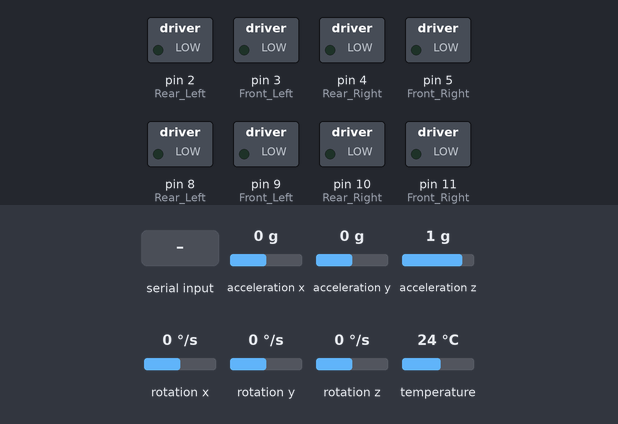
Recording of a sketch running on a simulated Arduino Leonardo, built with avr-gcc and run on an emulated ATmega32U4. Parts: switched loads named in the sketch (green lamp = pin HIGH). The inputs (shaded band) are chosen by the test bench; at power-on: acceleration x 0 g, acceleration y 0 g, acceleration z 1 g, rotation x 0 °/s, rotation y 0 °/s, rotation z 0 °/s, temperature 24 °C. What the sketch prints to the serial monitor is not drawn.

Above: at 1.3 s.
1.4 s: "A\n" received over Serial
At 2.4 s:
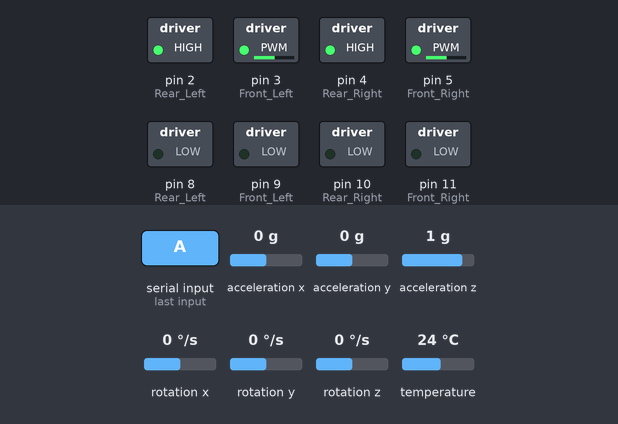
4.2 s: "B\n" received over Serial
At 4.6 s:
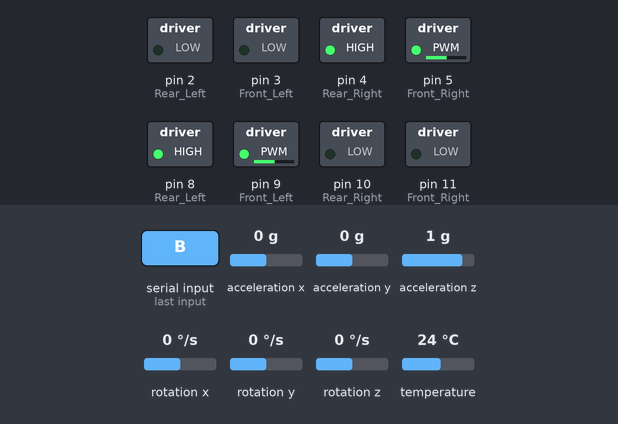
6.2 s: "C\n" received over Serial
At 6.6 s:
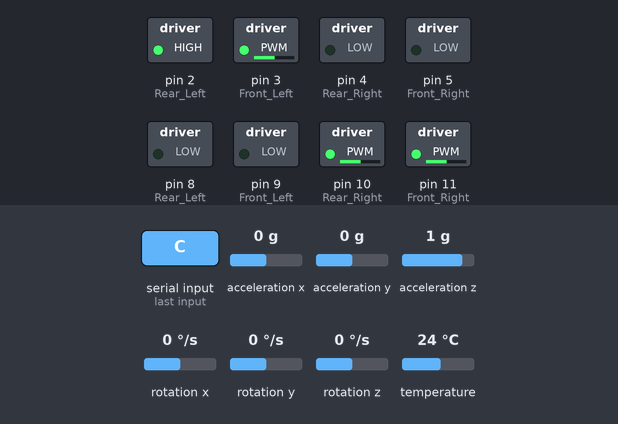
Timing chart, 0 to 9.2 s (numbered marks = the images above; inputs shaded):
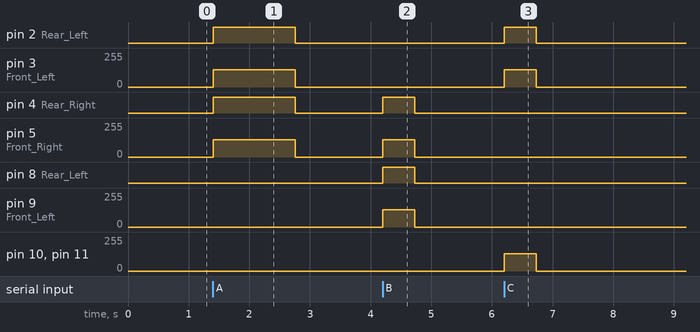

The sketch:

ArduinoMainMovementSmallRobot.ino
```cpp
// Basic demo for accelerometer readings from Adafruit MPU6050

#include <Adafruit_MPU6050.h>
#include <Adafruit_Sensor.h>
#include <Wire.h>

Adafruit_MPU6050 mpu;

void setup(void) {

  // Driving initialization
  // Forward driving
  pinMode(2, OUTPUT);  // Rear Left
  pinMode(3, OUTPUT);  // Front Left
  pinMode(4, OUTPUT);  // Rear Right
  pinMode(5, OUTPUT);  // Front Right
  // Reverse driving
  pinMode(8, OUTPUT);  // Rear Left
  pinMode(9, OUTPUT);  // Front Left
  pinMode(10, OUTPUT); // Rear Right
  pinMode(11, OUTPUT); // Front Right

  // 0:

  Serial.begin(9600);
  /*
  while (!Serial)   // 1/10 of a meter for set distance to go forward
    delay(0.1); // will pause Zero, Leonardo, etc until serial console opens // INITIALLY DELAY 10
  */
  //Serial.println("Adafruit MPU6050 test!");

  // Try to initialize!
  if (!mpu.begin()) {
    //Serial.println("Failed to find MPU6050 chip");
    while (1) {
      delay(0.1); // INITIALLY DELAY 10
    }
  }
  //Serial.println("MPU6050 Found!");

  mpu.setAccelerometerRange(MPU6050_RANGE_8_G);

  //Serial.println("");

  //driveLeft(8,50);
  //stopMoving();

  //CORRECT LOOP SEQUENCE
  //digitalWrite(2, HIGH);
  /*
  driveForward(99);
  stopMoving();
  driveRight(99,50);
  stopMoving();
  driveForward(99);
  stopMoving();
  driveRight(99,50);
  stopMoving();
  driveForward(99);
  stopMoving();
  driveRight(99,50);
  stopMoving();
  driveForward(99);
  stopMoving();
  driveRight(99,50);
  stopMoving();
*/
  //driveForward(99);
  //driveRight(99,50);  // 50% of pi (90 degree) angle
  //driveLeft(99,50);  // 50% of pi (90 degree) angle
  //stopMoving();

  delay(100);
}

void loop() {

  //analogWrite(2, 255);
  // 50-99: Positive speed (50 is 0 or just weak, 99 is highest)
  // 0-49: Negative speed (0 is 0 or just week, 49 is highest)
  // Commands: A is forward, B is right, C is left, D is nothing (empty) can drop the rest of the characters
  // Characters (space in between 1st, 2nd, 3rd)
  // 1st: Command (1 character), 2nd: Speed (2 characters), 3rd: Angle (2 characters)

  delay(10);

  if (Serial.available() > 0) {
    String data = Serial.readStringUntil('\n');
    if (data.substring(0,1) == "A") {
      driveForward(99);
      stopMoving();
      Serial.print("AA 99 00");
    } else if (data.substring(0,1) == "B") {
      driveLeft(99, 50);
      Serial.print("BB 99 50");
      stopMoving();
    } else if (data.substring(0,1) == "C") {
      driveRight(99, 50);
      Serial.print("CC 99 50");
      stopMoving();
    } else if (data.substring(0,1) == "D") {
      stopMoving();
      Serial.print("DD 00 00");
    }
    //stopMoving();
    //Serial.println("Ack");
  }

  /*
  if (serialInput.substring(0,1) == "A") {
    driveForward(serialInput.substring(2,4).toInt());
  } else if (serialInput.substring(0,1) == "B") {
    driveLeft(serialInput.substring(2,4).toInt(), serialInput.substring(5,7).toInt());
  } else if (serialInput.substring(0,1) == "C") {
    driveRight(serialInput.substring(2,4).toInt(), serialInput.substring(5,7).toInt());
  } else if (serialInput.substring(0,1) == "D") {
    stopMoving();
  }
  */
}

int driveForward(int speed){  // 23 inches moved for 350ms (IMU says on average 0.7)
  int pulse = speed;
  int error = 1;
  int timeDelay = 350;
  if (speed >= 50) {
    pulse = ((speed+100)/200) * 255;
    if (pulse < 130) {
      pulse = 130;
    }
    // HIGH all wheels forward
    analogWrite(8, 0);
    analogWrite(9, 0);
    analogWrite(10, 0);
    analogWrite(11, 0);
    analogWrite(2, pulse);
    analogWrite(3, pulse);
    analogWrite(4, pulse);
    analogWrite(5, pulse);
    delay(timeDelay);
    sensors_event_t a, g, temp;
    mpu.getEvent(&a, &g, &temp);
    float dx2 = (a.acceleration.x - 0.44)*timeDelay*timeDelay/1000000 + 0.5*(a.acceleration.x - 0.44)*timeDelay*timeDelay/1000000;
    float dy2 = (a.acceleration.y + 0.66)*timeDelay*timeDelay/1000000 + 0.5*(a.acceleration.y + 0.66)*timeDelay*timeDelay/1000000;
    float d = sqrt(pow(dx2, 2) + pow(dy2, 2));
    /*
    Serial.print("Acceleration X: ");
    Serial.print(a.acceleration.x);
    Serial.print(", Y: ");
    Serial.print(a.acceleration.y);
    Serial.print(", Z: ");
    Serial.print(a.acceleration.z);
    Serial.println("distance x:");
    Serial.println(dx2);
    Serial.println("distance y:");
    Serial.println(dy2);
    Serial.println("total distance:");
    Serial.println(d);
    */
    while (error == 1) {
      if (d < 0.2) {
        error = 1;
        timeDelay = 50; // continue running function for another 50ms
        delay(timeDelay);
      } else {
        error = 0;
      }
      sensors_event_t a, g, temp;
      mpu.getEvent(&a, &g, &temp);
      dx2 = dx2 + ((a.acceleration.x - 0.44)*timeDelay*timeDelay/1000000 + 0.5*(a.acceleration.x - 0.44)*timeDelay*timeDelay/1000000);
      dy2 = dy2 + ((a.acceleration.y + 0.66)*timeDelay*timeDelay/1000000 + 0.5*(a.acceleration.y + 0.66)*timeDelay*timeDelay/1000000);
      d = sqrt(pow(dx2, 2) + pow(dy2, 2));
      /*
      Serial.println("total distance:");
      Serial.println(d);
      */
    }
  }
  if (speed < 50) {
    pulse = (((speed*2)+100)/200) * 255;
    if (pulse < 130) {
      pulse = 130;
    }
    // HIGH all wheels reverse
    analogWrite(2, 0);
    analogWrite(3, 0);
    analogWrite(4, 0);
    analogWrite(5, 0);
    analogWrite(8, pulse);
    analogWrite(9, pulse);
    analogWrite(10, pulse);
    analogWrite(11, pulse);
    delay(timeDelay);
    sensors_event_t a, g, temp;
    mpu.getEvent(&a, &g, &temp);
    float dx2 = (a.acceleration.x - 0.44)*timeDelay*timeDelay/1000000 + 0.5*(a.acceleration.x - 0.44)*timeDelay*timeDelay/1000000;
    float dy2 = (a.acceleration.y + 0.66)*timeDelay*timeDelay/1000000 + 0.5*(a.acceleration.y + 0.66)*timeDelay*timeDelay/1000000;
    float d = sqrt(pow(dx2, 2) + pow(dy2, 2));
    //Serial.println(dx1);
    //Serial.println(dy1);
    /*
    Serial.print("Acceleration X: ");
    Serial.print(a.acceleration.x);
    Serial.print(", Y: ");
    Serial.print(a.acceleration.y);
    Serial.print(", Z: ");
    Serial.print(a.acceleration.z);
    Serial.println("distance x:");
    Serial.println(dx2);
    Serial.println("distance y:");
    Serial.println(dy2);
    Serial.println("total distance:");
    Serial.println(d);
    */
    while (error == 1) {
      if (d < 0.2) {
        error = 1;
        timeDelay = 50; // continue running function for another 50ms
        delay(timeDelay);
      } else {
        error = 0;
      }
      sensors_event_t a, g, temp;
      mpu.getEvent(&a, &g, &temp);
      dx2 = dx2 + ((a.acceleration.x)*timeDelay*timeDelay/1000000 + 0.5*(a.acceleration.x)*timeDelay*timeDelay/1000000);
      dy2 = dy2 + ((a.acceleration.y)*timeDelay*timeDelay/1000000 + 0.5*(a.acceleration.y)*timeDelay*timeDelay/1000000); // Add distance to prior distance traveled
      d = sqrt(pow(dx2, 2) + pow(dy2, 2));
      /*
      Serial.println("total distance:");
      Serial.println(d);
      */
    }

    //Serial.write("done");
    return 0;
  }
}

//float angle
int driveLeft(int speed, float deg) {
  float percentAngle = deg/100;
  int timeDelay = percentAngle * 420; // 290 is the time for a 90 degree turn to occur if pulse is 580
  int pulse = 130;
  if (pulse < 130) {
    pulse = 130;
  }
  int error = 1;
  analogWrite(2, 0);
  analogWrite(3, 0);
  analogWrite(10, 0);
  analogWrite(11, 0);
  analogWrite(4, pulse);
  analogWrite(5, pulse);
  analogWrite(8, pulse);
  analogWrite(9, pulse);
  delay(timeDelay);
  sensors_event_t a, g, temp;
  mpu.getEvent(&a, &g, &temp);
  float testedAngleEnd = sqrt(pow(g.gyro.x + 0.06, 2) + pow(g.gyro.y - 0.01, 2)) * timeDelay / 1000; // Math for angles might be wrong, way to low for #s
  /*
  Serial.print("Rotation X: ");
  Serial.print(g.gyro.x);
  Serial.print(", Y: ");
  Serial.print(g.gyro.y);
  Serial.print("testedAngleEnd");
  Serial.println(testedAngleEnd);
  */
  while (error == 1) {
    if (testedAngleEnd < 0.03) {
      error = 1;
      timeDelay = 50; // continue running function for 50ms to see if angle is fixed
      delay(timeDelay);
    } else {
      error = 0;
    }
    sensors_event_t a, g, temp;
    mpu.getEvent(&a, &g, &temp);
    testedAngleEnd = testedAngleEnd + (sqrt(pow(g.gyro.x + 0.06, 2) + pow(g.gyro.y - 0.01, 2)) * timeDelay / 1000);
    /*
    Serial.print("testedAngleEnd CHECK");
    Serial.println(testedAngleEnd);
    */
  }
  //Serial.write("done");
  return 0;
}

int driveRight(int speed, float deg) { // 100% means 90 degree turn
  float percentAngle = deg/100;
  int timeDelay = percentAngle * 420; // 290 is the time for a 90 degree turn to occur if pulse is 130, 180 degrees for 590 or 100% deg
  int pulse = 130;
  if (pulse < 130) {
    pulse = 130;
  }
  int error = 1;
  analogWrite(4, 0);
  analogWrite(5, 0);
  analogWrite(8, 0);
  analogWrite(9, 0);
  analogWrite(2, pulse);  // pulse would be duty cycle in analogWrite here
  analogWrite(3, pulse);
  analogWrite(10, pulse);
  analogWrite(11, pulse);
  delay(timeDelay);
  sensors_event_t a, g, temp;
  mpu.getEvent(&a, &g, &temp);
  float testedAngleEnd = sqrt(pow(g.gyro.x + 0.06, 2) + pow(g.gyro.y - 0.01, 2)) * timeDelay / 1000;
  /*
  Serial.print("Rotation X: ");
  Serial.print(g.gyro.x);
  Serial.print(", Y: ");
  Serial.print(g.gyro.y);
  Serial.print("testedAngleEnd");
  Serial.println(testedAngleEnd);
  */
  while (error == 1) {
    if (testedAngleEnd < 0.03) {
      error = 1;
      timeDelay = 50; // continue running function for 50ms to see if angle is fixed
      delay(timeDelay);
    } else {
      error = 0;
    }
    sensors_event_t a, g, temp;
    mpu.getEvent(&a, &g, &temp);
    testedAngleEnd = testedAngleEnd + (sqrt(pow(g.gyro.x + 0.06, 2) + pow(g.gyro.y - 0.01, 2)) * timeDelay / 1000);
    /*
    Serial.print("testedAngleEnd CHECK");
    Serial.println(testedAngleEnd);
    */
  }
  //Serial.write("done");
  return 0;
}

int stopMoving() {
   analogWrite(2, 0);
   analogWrite(3, 0);
   analogWrite(4, 0);
   analogWrite(5, 0);
   analogWrite(8, 0);
   analogWrite(9, 0);
   analogWrite(10, 0);
   analogWrite(11, 0);
   delay(500);
   //Serial.write("done");
}

void delay_us_10us(int ms) {
  while(0 < ms) {
    delay(10); // allows robot to execute instruction for approximately one second
    ms -= 1;
  }
}
```

movement.c
```cpp
/*
Odometry 2022-2023 WIP
John Boesen
Collection of Functions to Drive Robot Motors/Acutators

PIND 2 - Forward Rear Left
PIND 3 - Forward Front Left
PIND 4 - Forward Rear Right
PIND 5 - Forward Front Right

PINB 0 - Reverse Rear Left
PINB 1 - Reverse Front Left
PINB 2 - Reverse Rear Right
PINB 3 - Reverse Front Right

Test Order:
-readIMU() in readIMU.cpp
-xforward()
-xdriveRight()/driveLeft()
-xdigCycle()

TODO
- IMU code/test

*/
//#include "movement.h"
#define RESOLUTION 5
#define __DELAY_BACKWARD_COMPATIBLE__

void delay_us_10us(int ms)  // variable compatible delay wrapper
{
  while (0 < ms) {
    _delay_us(1);
    ms -= 1;
  }
}

int driveForward(float speed) {

  //Send forward PWM output to All Wheels till on grid space
  if (speed > 0) {
    int pulse;
    pulse = speed * 10;
    int i = 0;
    while (i < 1000) {  //Drive w/o IMU data (Only use for tele-op)
      PORTD |= (1 << PORT2);
      PORTD |= (1 << PORT3);
      PORTD |= (1 << PORT4);
      PORTD |= (1 << PORT5);
      PORTB &= ~(1 << PORT0);
      PORTB &= ~(1 << PORT1);
      PORTB &= ~(1 << PORT2);
      PORTB &= ~(1 << PORT3);
      delay_us_10us(pulse);
      PORTD &= ~(1 << PORT2);
      PORTD &= ~(1 << PORT3);
      PORTD &= ~(1 << PORT4);
      PORTD &= ~(1 << PORT5);
      delay_us_10us(10 - pulse);
      i++;
    }

    return 0;
  } else {
    int pulse;
    pulse = -1 * speed * 10;
    int i = 0;
    while (i < 1000) {  //Drive w/o IMU data (Only use for tele-op)
      PORTB |= (1 << PORT0);
      PORTB |= (1 << PORT1);
      PORTB |= (1 << PORT2);
      PORTB |= (1 << PORT3);
      PORTD &= ~(1 << PORT2);
      PORTD &= ~(1 << PORT3);
      PORTD &= ~(1 << PORT4);
      PORTD &= ~(1 << PORT5);
      delay_us_10us(pulse);
      PORTB &= ~(1 << PORT0);
      PORTB &= ~(1 << PORT1);
      PORTB &= ~(1 << PORT2);
      PORTB &= ~(1 << PORT3);
      delay_us_10us(10 - pulse);
      i++;
    }

    return 0;
  }
}

int driveRight(float ang, float speed) {

  // if (ang>3.14 || ang<0){
  //   return 1;
  // }
  // if(speed>1){
  //   return 2;
  // } else if(speed<0){
  //   return 3;
  // }

  float angle;

  //Setup pulse and angle variables
  int pulse = speed * 10;
  //angle = readIMU(0);

  //while(angle<ang){
  int i = 0;  //Drive w/o IMU data (Only use for tele-op)
  while (i < 1000) {
    //Send forward PWM output to Left Wheels until IMU reads correct angle
    PORTD |= (1 << PORT2);
    PORTD |= (1 << PORT3);
    PORTB |= (1 << PORT2);
    PORTB |= (1 << PORT3);
    PORTB &= ~(1 << PORT0);
    PORTB &= ~(1 << PORT1);
    PORTD &= ~(1 << PORT4);
    PORTD &= ~(1 << PORT5);
    delay_us_10us(pulse);
    PORTD &= ~(1 << PORT2);
    PORTD &= ~(1 << PORT3);
    PORTB &= ~(1 << PORT2);
    PORTB &= ~(1 << PORT3);
    delay_us_10us(10 - pulse);

    i++;
  }
  //Send reverse PWM output to Right Wheels until IMU reads correct angl

  //Grab IMU data to check angle
  //angle = readIMU(0);
  //}

  //Send forward PWM output to All Wheels till on grid space
  //if(driveForward(speed)!=0){
  //return 5;
  //}

  return 0;
}

int driveLeft(float deg, float speed) {
  // if (deg>3.14 || deg<0){
  //     return 1;
  // }
  // if(speed>1){
  //     return 2;
  // } else if(speed<0){
  //     return 3;
  // }

  float angles[3];

  //Setup pulse and angle variables
  int pulse = (speed)*10;
  //angle = readIMU(0);

  /*while(angle<deg){

        //Send forward PWM output to Left Wheels until IMU reads correct angle
        PORTD |= (1<<PORT2);
        PORTD |= (1<<PORT3);
        _delay_us(fpulse);
        PORTD &= ~(1<<PORT2);
        PORTD &= ~(1<<PORT3);
        _delay_us(2000-fpulse);

        //Send reverse PWM output to Right Wheels until IMU reads correct angle
        PORTD |= (1<<PORT4);
        PORTD |= (1<<PORT5);
        _delay_us(rpulse);
        PORTD &= ~(1<<PORT4);
        PORTD &= ~(1<<PORT5);
        _delay_us(2000-rpulse);

        //Grab IMU data to check angle
        angle = readIMU(0);
        delay_us(fpulse+rpulse);
    }
    */
  int i = 0;  //Drive w/o IMU data (Only use for tele-op)
  while (i < 1000) {
    PORTD |= (1 << PORT4);
    PORTD |= (1 << PORT5);
    PORTB |= (1 << PORT0);
    PORTB |= (1 << PORT1);
    PORTB &= ~(1 << PORT2);
    PORTB &= ~(1 << PORT3);
    PORTD &= ~(1 << PORT2);
    PORTD &= ~(1 << PORT3);
    delay_us_10us(pulse);
    PORTD &= ~(1 << PORT4);
    PORTD &= ~(1 << PORT5);
    PORTB &= ~(1 << PORT0);
    PORTB &= ~(1 << PORT1);
    delay_us_10us(10 - pulse);

    //Send reverse PWM output to Right Wheels until IMU reads correct angl
    i++;
  }
  //Send forward PWM output to All Wheels till on grid space
  //if(driveForward(speed)!=0){
  //  return 5;
  //}

  return 0;
}
```

Measured:
- after the input at 1.4 s, pin 2 (Rear_Left), pin 4 (Rear_Right): LOW → HIGH at once, → LOW 1.4 s later; pin 3 (Front_Left), pin 5 (Front_Right): 0/255 → 130/255 at once, → 0/255 1.4 s later
- after the input at 4.2 s, pin 4 (Rear_Right), pin 8 (Rear_Left): LOW → HIGH at once, → LOW 0.53 s later; pin 5 (Front_Right), pin 9 (Front_Left): 0/255 → 130/255 at once, → 0/255 0.53 s later
- after the input at 6.2 s, pin 2 (Rear_Left): LOW → HIGH at once, → LOW 0.53 s later; pin 3 (Front_Left), pin 10 (Rear_Right), pin 11 (Front_Right): 0/255 → 130/255 at once, → 0/255 0.53 s later
